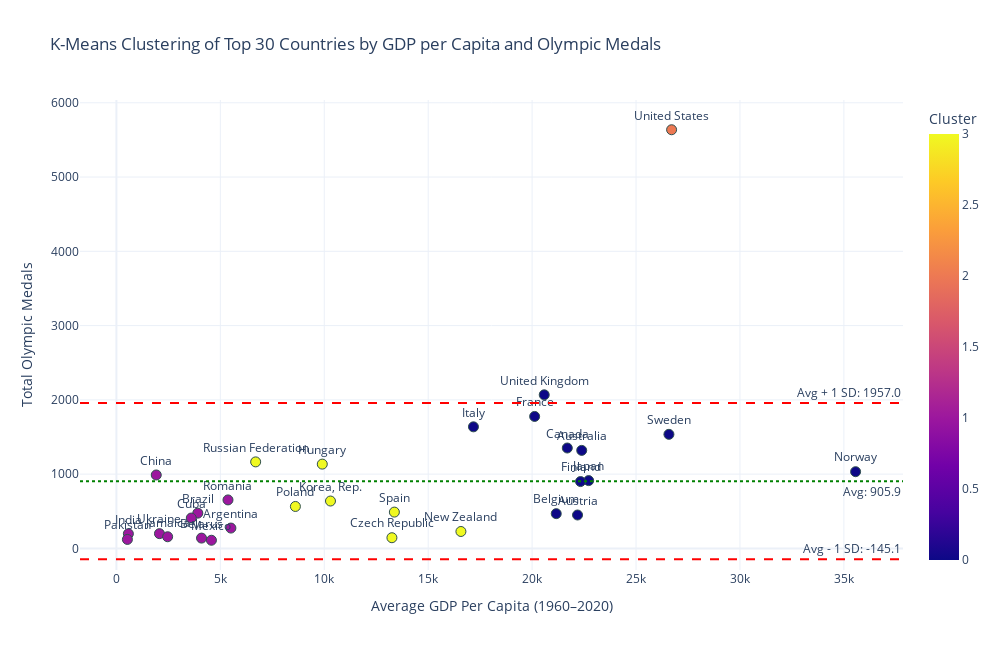

Write notebook code for a chart like this one.
### Code cell
def cluster_gdp_vs_medals_plotly(df_gdp, df_olympic, top_n=30, n_clusters=4, random_state=42):
    # Load GDP data
   
    gdp_years = [str(y) for y in range(1960, 2021)]
    df_gdp[gdp_years] = df_gdp[gdp_years].replace('', np.nan).astype(float)
    df_gdp['Average GDP Per Capita'] = df_gdp[gdp_years].mean(axis=1)
    df_gdp_clean = df_gdp[['Country Name', 'Code', 'Average GDP Per Capita']].dropna()

    # Load Olympic data
    df_olympics = df_olympic
    df_medals = df_olympics[df_olympics['Medal'].notna()]
    medal_totals = df_medals.groupby('NOC').size().reset_index(name='Total Medals')

    # Merge GDP and medal data
    merged_df = medal_totals.merge(df_gdp_clean, left_on='NOC', right_on='Code')
    merged_df = merged_df[['Country Name', 'NOC', 'Average GDP Per Capita', 'Total Medals']]

    # Select top N countries by medals
    top_df = merged_df.sort_values(by='Total Medals', ascending=False).head(top_n).copy()

    # Normalize features for clustering
    scaler = MinMaxScaler()
    scaled_features = scaler.fit_transform(top_df[['Average GDP Per Capita', 'Total Medals']])

    # Apply KMeans clustering
    kmeans = KMeans(n_clusters=n_clusters, random_state=random_state)
    top_df['Cluster'] = kmeans.fit_predict(scaled_features)

    # Display styled table
    styled_table = top_df.sort_values(by='Cluster').style.background_gradient(
        subset=['Average GDP Per Capita', 'Total Medals'], cmap='viridis'
    )
    display(styled_table)

    # Calculate average and standard deviation of total medals
    avg_medals = top_df['Total Medals'].mean()
    std_medals = top_df['Total Medals'].std()

    # Create Plotly scatter plot
    fig = px.scatter(
        top_df,
        x='Average GDP Per Capita',
        y='Total Medals',
        color='Cluster',
        hover_name='Country Name',
        text='Country Name',
        hover_data={
            'Average GDP Per Capita': ':.2f',
            'Total Medals': True,
            'Cluster': True,
            'Country Name': False
        },
        title=f"K-Means Clustering of Top {top_n} Countries by GDP per Capita and Olympic Medals",
        template='plotly_white'
    )

    # Add average and std deviation lines
    fig.add_hline(y=avg_medals, line_dash='dot', line_color='green',
                  annotation_text=f"Avg: {avg_medals:.1f}", annotation_position="bottom right")
    fig.add_hline(y=avg_medals + std_medals, line_dash='dash', line_color='red',
                  annotation_text=f"Avg + 1 SD: {avg_medals + std_medals:.1f}", annotation_position="top right")
    fig.add_hline(y=avg_medals - std_medals, line_dash='dash', line_color='red',
                  annotation_text=f"Avg - 1 SD: {avg_medals - std_medals:.1f}", annotation_position="top right")

    fig.update_traces(
        marker=dict(size=10, line=dict(width=1, color='DarkSlateGrey')),
        textposition='top center'
    )

    fig.update_layout(
        xaxis_title="Average GDP Per Capita (1960–2020)",
        yaxis_title="Total Olympic Medals",
        legend_title="Cluster",
        height=650,
        width=1000
    )

    fig.show()

# Example usage
cluster_gdp_vs_medals_plotly(df_gdp, df_olympic)

### Figure 1 — Plotly figure (JSON) as saved in the notebook; plotly's stock layout.template omitted (floating-point values rounded to 4 significant figures)
{"data": [{"customdata": [[2, "United States"], [0, "United Kingdom"], [0, "France"], [0, "Italy"], [0, "Sweden"], [0, "Canada"], [0, "Australia"], [3, "Russian Federation"], [3, "Hungary"], [0, "Norway"], [1, "China"], [0, "Japan"], [0, "Finland"], [1, "Romania"], [3, "Korea, Rep."], [3, "Poland"], [3, "Spain"], [1, "Brazil"], [0, "Belgium"], [0, "Austria"], [1, "Cuba"], [1, "Argentina"], [3, "New Zealand"], [1, "Ukraine"], [1, "India"], [1, "Jamaica"], [3, "Czech Republic"], [1, "Belarus"], [1, "Pakistan"], [1, "Mexico"]], "hovertemplate": "<b>%{hovertext}</b><br><br>Average GDP Per Capita=%{x:.2f}<br>Total Medals=%{y}<br>Cluster=%{marker.color}<extra></extra>", "hovertext": ["United States", "United Kingdom", "France", "Italy", "Sweden", "Canada", "Australia", "Russian Federation", "Hungary", "Norway", "China", "Japan", "Finland", "Romania", "Korea, Rep.", "Poland", "Spain", "Brazil", "Belgium", "Austria", "Cuba", "Argentina", "New Zealand", "Ukraine", "India", "Jamaica", "Czech Republic", "Belarus", "Pakistan", "Mexico"], "legendgroup": "", "marker": {"color": [2, 0, 0, 0, 0, 0, 0, 3, 3, 0, 1, 0, 0, 1, 3, 3, 3, 1, 0, 0, 1, 1, 3, 1, 1, 1, 3, 1, 1, 1], "coloraxis": "coloraxis", "line": {"color": "DarkSlateGrey", "width": 1}, "size": 10, "symbol": "circle"}, "mode": "markers+text", "name": "", "orientation": "v", "showlegend": false, "text": ["United States", "United Kingdom", "France", "Italy", "Sweden", "Canada", "Australia", "Russian Federation", "Hungary", "Norway", "China", "Japan", "Finland", "Romania", "Korea, Rep.", "Poland", "Spain", "Brazil", "Belgium", "Austria", "Cuba", "Argentina", "New Zealand", "Ukraine", "India", "Jamaica", "Czech Republic", "Belarus", "Pakistan", "Mexico"], "textposition": "top center", "type": "scatter", "x": [26710.0, 20580.0, 20120.0, 17180.0, 26580.0, 21690.0, 22390.0, 6700.0, 9905.0, 35560.0, 1917.0, 22720.0, 22330.0, 5368.0, 10300.0, 8612.0, 13370.0, 3915.0, 21160.0, 22190.0, 3603.0, 5508.0, 16570.0, 2072.0, 575.5, 2465.0, 13260.0, 4095.0, 528.8, 4572.0], "xaxis": "x", "y": [5637, 2068, 1777, 1637, 1536, 1352, 1320, 1165, 1135, 1033, 989, 913, 900, 653, 638, 565, 489, 475, 468, 450, 409, 274, 228, 199, 197, 157, 144, 139, 121, 110], "yaxis": "y"}], "layout": {"annotations": [{"showarrow": false, "text": "Avg: 905.9", "x": 1, "xanchor": "right", "xref": "x domain", "y": 905.9, "yanchor": "top", "yref": "y"}, {"showarrow": false, "text": "Avg + 1 SD: 1957.0", "x": 1, "xanchor": "right", "xref": "x domain", "y": 1957.0, "yanchor": "bottom", "yref": "y"}, {"showarrow": false, "text": "Avg - 1 SD: -145.1", "x": 1, "xanchor": "right", "xref": "x domain", "y": -145.1, "yanchor": "bottom", "yref": "y"}], "coloraxis": {"colorbar": {"title": {"text": "Cluster"}}, "colorscale": [[0, "#0d0887"], [0.1111, "#46039f"], [0.2222, "#7201a8"], [0.3333, "#9c179e"], [0.4444, "#bd3786"], [0.5556, "#d8576b"], [0.6667, "#ed7953"], [0.7778, "#fb9f3a"], [0.8889, "#fdca26"], [1, "#f0f921"]]}, "height": 650, "legend": {"title": {"text": "Cluster"}, "tracegroupgap": 0}, "shapes": [{"line": {"color": "green", "dash": "dot"}, "type": "line", "x0": 0, "x1": 1, "xref": "x domain", "y0": 905.9, "y1": 905.9, "yref": "y"}, {"line": {"color": "red", "dash": "dash"}, "type": "line", "x0": 0, "x1": 1, "xref": "x domain", "y0": 1957.0, "y1": 1957.0, "yref": "y"}, {"line": {"color": "red", "dash": "dash"}, "type": "line", "x0": 0, "x1": 1, "xref": "x domain", "y0": -145.1, "y1": -145.1, "yref": "y"}], "title": {"text": "K-Means Clustering of Top 30 Countries by GDP per Capita and Olympic Medals"}, "width": 1000, "xaxis": {"anchor": "y", "autorange": true, "domain": [0, 1], "range": [-1751.0, 37840.0], "title": {"text": "Average GDP Per Capita (1960–2020)"}, "type": "linear"}, "yaxis": {"anchor": "x", "autorange": true, "domain": [0, 1], "range": [-290.6, 6038.0], "title": {"text": "Total Olympic Medals"}, "type": "linear"}}}
